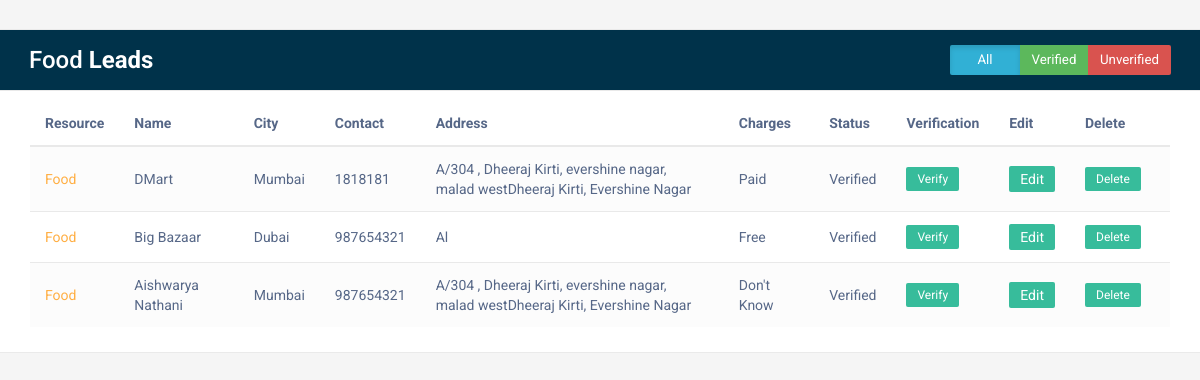
Screenshot of /volunteer/food with the database file from the repository.
### srotApp/models.py (models this page shows, shortened)
class Food(models.Model):
    volunteer_verify = models.CharField(max_length=100, default="Unverified")
    food_supplier_name = models.CharField(max_length=100)
    food_supplier_email = models.CharField(max_length=100)
    food_supplier_contact = models.CharField(max_length=100)
    food_supplier_city = models.CharField(max_length=100)
    food_supplier_address = models.CharField(max_length=500)
    food_supplier_service = models.CharField(max_length=100)
    food_supplier_verify = models.CharField(max_length=100)
    food_supplier_details = models.CharField(max_length=500)

### srotApp/views.py (the view)
# urls.py: path('volunteer/food',views.volfood,name="volfood"),
def volfood(request):
    all_food = Food.objects.all()
    context = {'foods':all_food}
    return render(request,'volunteer/food.html',context)

### templates/volunteer/food.html (shortened to what this page needs)
<!DOCTYPE html>
<html lang="en">
<head>
    <link rel="stylesheet" href="https://maxcdn.bootstrapcdn.com/font-awesome/4.7.0/css/font-awesome.min.css">
    <link rel="stylesheet" href="https://maxcdn.bootstrapcdn.com/bootstrap/3.3.7/css/bootstrap.min.css">
    <link rel="stylesheet" href="/media/css/volunteer.css">
</head>
<body>
    <div class="table-wrapper">
        <div class="table-title">
            <div class="row">
                <div class="col-sm-6">
                    <h2>Food <b>Leads</b></h2>
                </div>
                <div class="col-sm-6">
                    <div class="btn-group" data-toggle="buttons">
                        <label class="btn btn-info active">
                            <input type="radio" name="status" value="all" checked="checked"> All
                        </label>
                        <label class="btn btn-success">
                            <input type="radio" name="status" value="active"> Verified
                        </label>
                        <label class="btn btn-danger">
                            <input type="radio" name="status" value="expired"> Unverified
                        </label>
                    </div>
                </div>
            </div>
        </div>
        <table class="table table-striped table-hover">
            <thead>
                <tr>
                    <th>Resource</th>
                    <th>Name</th>
                    <th>City</th>
                    <th>Contact</th>
                    <th>Address</th>
                    <th>Charges</th>
                    <th>Status</th>
                    <th>Verification</th>
                    <th>Edit</th>
                    <th>Delete</th>
                </tr>
            </thead>
            <tbody>
                {% for food in foods %}
                {% if  food.volunteer_verify == "Verified" %}
                <tr data-status="active">
                    <td style="color: #FFAE42;">Food</td>
                    <td>{{ food.food_supplier_name }}</td>
                    <td>{{ food.food_supplier_city }}</td>
                    <td>{{ food.food_supplier_contact }}</td>
                    <td>{{food.food_supplier_address}}</td>
                    <td>{{ food.food_supplier_service }}</td>
                    <td>{{ food.volunteer_verify }}</td>
                    <td><a href="{% url 'verifyLead' resource='Food' id=food.id %}" class="btn btn-sm manage">Verify</a></td>
                    <td><a href="#" class="btn open-form" id="e{{food.id}}" onclick="editfood(this.id)"
                            style="color:white;">Edit</a></td>
                    <td><a href="{% url 'deleteLead' resource='Food' id=food.id %}" class="btn btn-sm manage"
                            name="deletefood">Delete</a></td>
                </tr>
                {% endif %}
                {% endfor %}
            </tbody>
        </table>
    </div>
</body>
</html>
</body>
</html>

### media/css/volunteer.css (style rules this page uses)
body { color: #566787; background: #f5f5f5; font-family: 'Roboto', sans-serif; }
.table-wrapper { width: 1200px; background: #fff; padding: 20px 30px 5px; margin: 30px auto; box-shadow: 0 0 1px 0 rgba(0,0,0,.25); }
.table-title .btn-group { float: right; }
.table-title .btn { min-width: 70px; border-radius: 2px; border: none; padding: 6px 12px; font-size: 95%; outline: none !important; height: 30px; }
.table-title { border-bottom: 1px solid #e9e9e9; padding-bottom: 15px; margin-bottom: 5px; background: rgb(0, 50, 74); margin: -20px -31px 10px; padding: 15px 30px; color: #fff; }
.table-title h2 { margin: 2px 0 0; font-size: 24px; }
table.table tr th, table.table tr td { border-color: #e9e9e9; padding: 12px 15px; vertical-align: middle; }
table.table tr th:first-child { width: 40px; }
table.table tr th:last-child { width: 100px; }
table.table-striped tbody tr:nth-of-type(odd) { background-color: #fcfcfc; }
table.table td a { color: #2196f3; }
table.table td .btn.manage { padding: 2px 10px; background: #37BC9B; color: #fff; border-radius: 2px; }
.open-form { background: #2e9c81; padding: 2px 10px; background: #37BC9B; color: #fff; border-radius: 2px; }

### rows the page displays
Food: food_supplier_name "DMart", food_supplier_city "Mumbai", food_supplier_contact "1818181", food_supplier_address "A/304 , Dheeraj Kirti, evershine nagar, malad westDheeraj Kirti, Evershine Nagar", food_supplier_service "Paid", volunteer_verify "Verified"
Food: food_supplier_name "Big Bazaar", food_supplier_city "Dubai", food_supplier_contact "987654321", food_supplier_address "Al", food_supplier_service "Free", volunteer_verify "Verified"
Food: food_supplier_name "Aishwarya Nathani", food_supplier_city "Mumbai", food_supplier_contact "987654321", food_supplier_address "A/304 , Dheeraj Kirti, evershine nagar, malad westDheeraj Kirti, Evershine Nagar", food_supplier_service "Don't Know", volunteer_verify "Verified"
